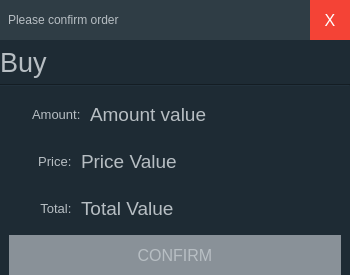
<?xml version="1.0" encoding="UTF-8"?>
<ui version="4.0">
 <class>ConfirmDialog</class>
 <widget class="QDialog" name="ConfirmDialog">
  <property name="geometry">
   <rect>
    <x>0</x>
    <y>0</y>
    <width>350</width>
    <height>275</height>
   </rect>
  </property>
  <property name="minimumSize">
   <size>
    <width>350</width>
    <height>275</height>
   </size>
  </property>
  <property name="maximumSize">
   <size>
    <width>350</width>
    <height>275</height>
   </size>
  </property>
  <property name="windowTitle">
   <string>Dialog</string>
  </property>
  <property name="styleSheet">
   <string notr="true">QWidget {background-color:rgb(30, 43, 52); }</string>
  </property>
  <layout class="QVBoxLayout" name="verticalLayout_2">
   <property name="leftMargin">
    <number>0</number>
   </property>
   <property name="topMargin">
    <number>0</number>
   </property>
   <property name="rightMargin">
    <number>0</number>
   </property>
   <property name="bottomMargin">
    <number>0</number>
   </property>
   <item>
    <widget class="QWidget" name="headerWidget" native="true">
     <property name="minimumSize">
      <size>
       <width>0</width>
       <height>40</height>
      </size>
     </property>
     <property name="maximumSize">
      <size>
       <width>16777215</width>
       <height>40</height>
      </size>
     </property>
     <property name="styleSheet">
      <string notr="true">QWidget {background-color:rgb(47, 61, 69); }
QLabel {color:rgb(183,190,195); padding: 0 5px; font: 16;} QPushButton{
background-color: rgb(244, 67, 54);
border-style: none;
color: rgb(255,255,255);
 font: 16px;}
QPushButton:pressed{
background-color: rgb(47, 61, 69);}</string>
     </property>
     <layout class="QHBoxLayout" name="headerLayout">
      <property name="leftMargin">
       <number>0</number>
      </property>
      <property name="topMargin">
       <number>0</number>
      </property>
      <property name="rightMargin">
       <number>0</number>
      </property>
      <property name="bottomMargin">
       <number>0</number>
      </property>
      <item>
       <widget class="QLabel" name="headerLabel">
        <property name="minimumSize">
         <size>
          <width>0</width>
          <height>40</height>
         </size>
        </property>
        <property name="maximumSize">
         <size>
          <width>16777215</width>
          <height>40</height>
         </size>
        </property>
        <property name="text">
         <string>Please confirm order</string>
        </property>
       </widget>
      </item>
      <item>
       <widget class="QPushButton" name="cancelButton">
        <property name="minimumSize">
         <size>
          <width>40</width>
          <height>40</height>
         </size>
        </property>
        <property name="maximumSize">
         <size>
          <width>40</width>
          <height>40</height>
         </size>
        </property>
        <property name="text">
         <string>X</string>
        </property>
       </widget>
      </item>
     </layout>
    </widget>
   </item>
   <item>
    <widget class="QWidget" name="bodyWidget" native="true">
     <property name="styleSheet">
      <string notr="true">QWidget {background-color:rgb(30, 43, 52);
color: rgb(183,190,195);}
QLineEdit{
border:1px solid gray;
padding: 0 5px;
font:16px;}
QPushButton{
background-color: rgb(137,145,152);
border-style: none;
 font: 16px;}
QPushButton:pressed{
 background-color: rgb(30, 43, 52);}</string>
     </property>
     <layout class="QVBoxLayout" name="verticalLayout">
      <property name="leftMargin">
       <number>0</number>
      </property>
      <property name="topMargin">
       <number>0</number>
      </property>
      <property name="rightMargin">
       <number>0</number>
      </property>
      <property name="bottomMargin">
       <number>0</number>
      </property>
      <item>
       <widget class="QWidget" name="orderTypeWidget" native="true">
        <layout class="QVBoxLayout" name="verticalLayout_3">
         <property name="leftMargin">
          <number>0</number>
         </property>
         <property name="topMargin">
          <number>0</number>
         </property>
         <property name="rightMargin">
          <number>0</number>
         </property>
         <property name="bottomMargin">
          <number>0</number>
         </property>
         <item>
          <widget class="QLabel" name="orderTypeLabel">
           <property name="font">
            <font>
             <pointsize>20</pointsize>
            </font>
           </property>
           <property name="text">
            <string>Buy</string>
           </property>
           <property name="margin">
            <number>6</number>
           </property>
          </widget>
         </item>
         <item>
          <widget class="Line" name="line">
           <property name="orientation">
            <enum>Qt::Horizontal</enum>
           </property>
          </widget>
         </item>
        </layout>
       </widget>
      </item>
      <item>
       <widget class="QWidget" name="amountWidget" native="true">
        <layout class="QHBoxLayout" name="horizontalLayout_4">
         <item>
          <widget class="QLabel" name="amountLabel">
           <property name="maximumSize">
            <size>
             <width>75</width>
             <height>16777215</height>
            </size>
           </property>
           <property name="font">
            <font>
             <pointsize>10</pointsize>
            </font>
           </property>
           <property name="text">
            <string>Amount: </string>
           </property>
           <property name="alignment">
            <set>Qt::AlignRight|Qt::AlignTrailing|Qt::AlignVCenter</set>
           </property>
          </widget>
         </item>
         <item>
          <widget class="QLabel" name="amountValueLabel">
           <property name="font">
            <font>
             <pointsize>14</pointsize>
            </font>
           </property>
           <property name="text">
            <string>Amount value</string>
           </property>
          </widget>
         </item>
        </layout>
       </widget>
      </item>
      <item>
       <widget class="QWidget" name="priceWidget" native="true">
        <layout class="QHBoxLayout" name="horizontalLayout_2">
         <property name="leftMargin">
          <number>0</number>
         </property>
         <property name="topMargin">
          <number>0</number>
         </property>
         <property name="rightMargin">
          <number>0</number>
         </property>
         <property name="bottomMargin">
          <number>0</number>
         </property>
         <item>
          <widget class="QLabel" name="priceLabel">
           <property name="maximumSize">
            <size>
             <width>75</width>
             <height>16777215</height>
            </size>
           </property>
           <property name="font">
            <font>
             <pointsize>10</pointsize>
            </font>
           </property>
           <property name="text">
            <string>Price: </string>
           </property>
           <property name="alignment">
            <set>Qt::AlignRight|Qt::AlignTrailing|Qt::AlignVCenter</set>
           </property>
          </widget>
         </item>
         <item>
          <widget class="QLabel" name="priceValueLabel">
           <property name="font">
            <font>
             <pointsize>14</pointsize>
            </font>
           </property>
           <property name="text">
            <string>Price Value</string>
           </property>
          </widget>
         </item>
        </layout>
       </widget>
      </item>
      <item>
       <widget class="QWidget" name="totalWidget" native="true">
        <layout class="QHBoxLayout" name="horizontalLayout_3">
         <property name="leftMargin">
          <number>0</number>
         </property>
         <property name="topMargin">
          <number>0</number>
         </property>
         <property name="rightMargin">
          <number>0</number>
         </property>
         <property name="bottomMargin">
          <number>0</number>
         </property>
         <item>
          <widget class="QLabel" name="totalLabel">
           <property name="maximumSize">
            <size>
             <width>75</width>
             <height>16777215</height>
            </size>
           </property>
           <property name="font">
            <font>
             <pointsize>10</pointsize>
            </font>
           </property>
           <property name="text">
            <string>Total: </string>
           </property>
           <property name="alignment">
            <set>Qt::AlignRight|Qt::AlignTrailing|Qt::AlignVCenter</set>
           </property>
          </widget>
         </item>
         <item>
          <widget class="QLabel" name="totalValueLabel">
           <property name="font">
            <font>
             <pointsize>14</pointsize>
            </font>
           </property>
           <property name="text">
            <string>Total Value</string>
           </property>
          </widget>
         </item>
        </layout>
       </widget>
      </item>
     </layout>
    </widget>
   </item>
   <item>
    <widget class="QWidget" name="footerWidget" native="true">
     <property name="minimumSize">
      <size>
       <width>0</width>
       <height>40</height>
      </size>
     </property>
     <property name="maximumSize">
      <size>
       <width>16777215</width>
       <height>40</height>
      </size>
     </property>
     <property name="styleSheet">
      <string notr="true">QWidget {background-color:rgb(30, 43, 52);
color: rgb(183,190,195);}
QLineEdit{
border:1px solid gray;
padding: 0 5px;
font:16px;}
QPushButton{
background-color: rgb(137,145,152);
border-style: none;
 font: 16px;}
QPushButton:pressed{
 background-color: rgb(30, 43, 52);}</string>
     </property>
     <layout class="QHBoxLayout" name="horizontalLayout_5">
      <property name="leftMargin">
       <number>9</number>
      </property>
      <property name="topMargin">
       <number>0</number>
      </property>
      <property name="rightMargin">
       <number>9</number>
      </property>
      <property name="bottomMargin">
       <number>9</number>
      </property>
      <item>
       <widget class="QPushButton" name="confirmButton">
        <property name="minimumSize">
         <size>
          <width>0</width>
          <height>40</height>
         </size>
        </property>
        <property name="maximumSize">
         <size>
          <width>16777215</width>
          <height>40</height>
         </size>
        </property>
        <property name="text">
         <string>CONFIRM</string>
        </property>
       </widget>
      </item>
     </layout>
    </widget>
   </item>
  </layout>
 </widget>
 <resources/>
 <connections/>
</ui>
